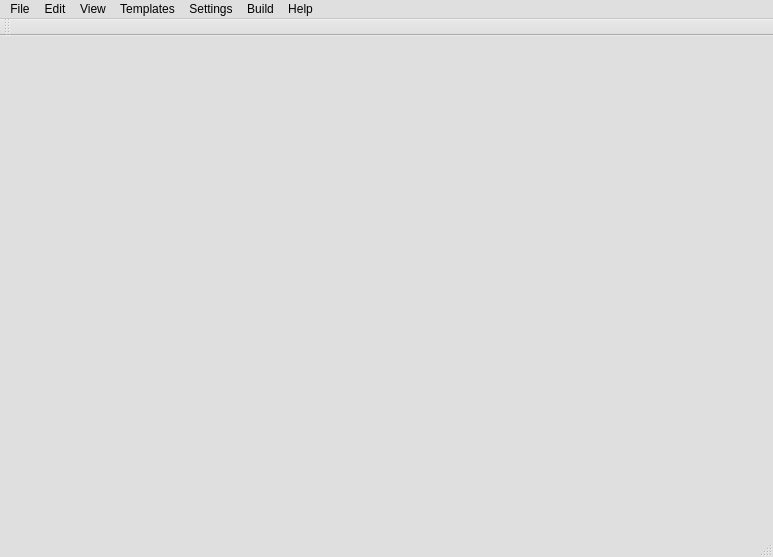
<?xml version="1.0" encoding="UTF-8"?>
<ui version="4.0">
 <class>kuzyaForm</class>
 <widget class="QMainWindow" name="kuzyaForm">
  <property name="geometry">
   <rect>
    <x>0</x>
    <y>0</y>
    <width>773</width>
    <height>557</height>
   </rect>
  </property>
  <property name="baseSize">
   <size>
    <width>150</width>
    <height>0</height>
   </size>
  </property>
  <property name="palette">
   <palette>
    <active>
     <colorrole role="WindowText">
      <brush brushstyle="SolidPattern">
       <color alpha="255">
        <red>0</red>
        <green>0</green>
        <blue>0</blue>
       </color>
      </brush>
     </colorrole>
     <colorrole role="Button">
      <brush brushstyle="SolidPattern">
       <color alpha="255">
        <red>224</red>
        <green>223</green>
        <blue>223</blue>
       </color>
      </brush>
     </colorrole>
     <colorrole role="Light">
      <brush brushstyle="SolidPattern">
       <color alpha="255">
        <red>255</red>
        <green>255</green>
        <blue>255</blue>
       </color>
      </brush>
     </colorrole>
     <colorrole role="Midlight">
      <brush brushstyle="SolidPattern">
       <color alpha="255">
        <red>239</red>
        <green>239</green>
        <blue>239</blue>
       </color>
      </brush>
     </colorrole>
     <colorrole role="Dark">
      <brush brushstyle="SolidPattern">
       <color alpha="255">
        <red>112</red>
        <green>111</green>
        <blue>111</blue>
       </color>
      </brush>
     </colorrole>
     <colorrole role="Mid">
      <brush brushstyle="SolidPattern">
       <color alpha="255">
        <red>149</red>
        <green>149</green>
        <blue>149</blue>
       </color>
      </brush>
     </colorrole>
     <colorrole role="Text">
      <brush brushstyle="SolidPattern">
       <color alpha="255">
        <red>0</red>
        <green>0</green>
        <blue>0</blue>
       </color>
      </brush>
     </colorrole>
     <colorrole role="BrightText">
      <brush brushstyle="SolidPattern">
       <color alpha="255">
        <red>255</red>
        <green>255</green>
        <blue>255</blue>
       </color>
      </brush>
     </colorrole>
     <colorrole role="ButtonText">
      <brush brushstyle="SolidPattern">
       <color alpha="255">
        <red>0</red>
        <green>0</green>
        <blue>0</blue>
       </color>
      </brush>
     </colorrole>
     <colorrole role="Base">
      <brush brushstyle="SolidPattern">
       <color alpha="255">
        <red>255</red>
        <green>255</green>
        <blue>255</blue>
       </color>
      </brush>
     </colorrole>
     <colorrole role="Window">
      <brush brushstyle="SolidPattern">
       <color alpha="255">
        <red>224</red>
        <green>223</green>
        <blue>223</blue>
       </color>
      </brush>
     </colorrole>
     <colorrole role="Shadow">
      <brush brushstyle="SolidPattern">
       <color alpha="255">
        <red>0</red>
        <green>0</green>
        <blue>0</blue>
       </color>
      </brush>
     </colorrole>
     <colorrole role="AlternateBase">
      <brush brushstyle="SolidPattern">
       <color alpha="255">
        <red>239</red>
        <green>239</green>
        <blue>239</blue>
       </color>
      </brush>
     </colorrole>
     <colorrole role="ToolTipBase">
      <brush brushstyle="SolidPattern">
       <color alpha="255">
        <red>255</red>
        <green>255</green>
        <blue>220</blue>
       </color>
      </brush>
     </colorrole>
     <colorrole role="ToolTipText">
      <brush brushstyle="SolidPattern">
       <color alpha="255">
        <red>0</red>
        <green>0</green>
        <blue>0</blue>
       </color>
      </brush>
     </colorrole>
    </active>
    <inactive>
     <colorrole role="WindowText">
      <brush brushstyle="SolidPattern">
       <color alpha="255">
        <red>0</red>
        <green>0</green>
        <blue>0</blue>
       </color>
      </brush>
     </colorrole>
     <colorrole role="Button">
      <brush brushstyle="SolidPattern">
       <color alpha="255">
        <red>224</red>
        <green>223</green>
        <blue>223</blue>
       </color>
      </brush>
     </colorrole>
     <colorrole role="Light">
      <brush brushstyle="SolidPattern">
       <color alpha="255">
        <red>255</red>
        <green>255</green>
        <blue>255</blue>
       </color>
      </brush>
     </colorrole>
     <colorrole role="Midlight">
      <brush brushstyle="SolidPattern">
       <color alpha="255">
        <red>239</red>
        <green>239</green>
        <blue>239</blue>
       </color>
      </brush>
     </colorrole>
     <colorrole role="Dark">
      <brush brushstyle="SolidPattern">
       <color alpha="255">
        <red>112</red>
        <green>111</green>
        <blue>111</blue>
       </color>
      </brush>
     </colorrole>
     <colorrole role="Mid">
      <brush brushstyle="SolidPattern">
       <color alpha="255">
        <red>149</red>
        <green>149</green>
        <blue>149</blue>
       </color>
      </brush>
     </colorrole>
     <colorrole role="Text">
      <brush brushstyle="SolidPattern">
       <color alpha="255">
        <red>0</red>
        <green>0</green>
        <blue>0</blue>
       </color>
      </brush>
     </colorrole>
     <colorrole role="BrightText">
      <brush brushstyle="SolidPattern">
       <color alpha="255">
        <red>255</red>
        <green>255</green>
        <blue>255</blue>
       </color>
      </brush>
     </colorrole>
     <colorrole role="ButtonText">
      <brush brushstyle="SolidPattern">
       <color alpha="255">
        <red>0</red>
        <green>0</green>
        <blue>0</blue>
       </color>
      </brush>
     </colorrole>
     <colorrole role="Base">
      <brush brushstyle="SolidPattern">
       <color alpha="255">
        <red>255</red>
        <green>255</green>
        <blue>255</blue>
       </color>
      </brush>
     </colorrole>
     <colorrole role="Window">
      <brush brushstyle="SolidPattern">
       <color alpha="255">
        <red>224</red>
        <green>223</green>
        <blue>223</blue>
       </color>
      </brush>
     </colorrole>
     <colorrole role="Shadow">
      <brush brushstyle="SolidPattern">
       <color alpha="255">
        <red>0</red>
        <green>0</green>
        <blue>0</blue>
       </color>
      </brush>
     </colorrole>
     <colorrole role="AlternateBase">
      <brush brushstyle="SolidPattern">
       <color alpha="255">
        <red>239</red>
        <green>239</green>
        <blue>239</blue>
       </color>
      </brush>
     </colorrole>
     <colorrole role="ToolTipBase">
      <brush brushstyle="SolidPattern">
       <color alpha="255">
        <red>255</red>
        <green>255</green>
        <blue>220</blue>
       </color>
      </brush>
     </colorrole>
     <colorrole role="ToolTipText">
      <brush brushstyle="SolidPattern">
       <color alpha="255">
        <red>0</red>
        <green>0</green>
        <blue>0</blue>
       </color>
      </brush>
     </colorrole>
    </inactive>
    <disabled>
     <colorrole role="WindowText">
      <brush brushstyle="SolidPattern">
       <color alpha="255">
        <red>112</red>
        <green>111</green>
        <blue>111</blue>
       </color>
      </brush>
     </colorrole>
     <colorrole role="Button">
      <brush brushstyle="SolidPattern">
       <color alpha="255">
        <red>224</red>
        <green>223</green>
        <blue>223</blue>
       </color>
      </brush>
     </colorrole>
     <colorrole role="Light">
      <brush brushstyle="SolidPattern">
       <color alpha="255">
        <red>255</red>
        <green>255</green>
        <blue>255</blue>
       </color>
      </brush>
     </colorrole>
     <colorrole role="Midlight">
      <brush brushstyle="SolidPattern">
       <color alpha="255">
        <red>239</red>
        <green>239</green>
        <blue>239</blue>
       </color>
      </brush>
     </colorrole>
     <colorrole role="Dark">
      <brush brushstyle="SolidPattern">
       <color alpha="255">
        <red>112</red>
        <green>111</green>
        <blue>111</blue>
       </color>
      </brush>
     </colorrole>
     <colorrole role="Mid">
      <brush brushstyle="SolidPattern">
       <color alpha="255">
        <red>149</red>
        <green>149</green>
        <blue>149</blue>
       </color>
      </brush>
     </colorrole>
     <colorrole role="Text">
      <brush brushstyle="SolidPattern">
       <color alpha="255">
        <red>112</red>
        <green>111</green>
        <blue>111</blue>
       </color>
      </brush>
     </colorrole>
     <colorrole role="BrightText">
      <brush brushstyle="SolidPattern">
       <color alpha="255">
        <red>255</red>
        <green>255</green>
        <blue>255</blue>
       </color>
      </brush>
     </colorrole>
     <colorrole role="ButtonText">
      <brush brushstyle="SolidPattern">
       <color alpha="255">
        <red>112</red>
        <green>111</green>
        <blue>111</blue>
       </color>
      </brush>
     </colorrole>
     <colorrole role="Base">
      <brush brushstyle="SolidPattern">
       <color alpha="255">
        <red>224</red>
        <green>223</green>
        <blue>223</blue>
       </color>
      </brush>
     </colorrole>
     <colorrole role="Window">
      <brush brushstyle="SolidPattern">
       <color alpha="255">
        <red>224</red>
        <green>223</green>
        <blue>223</blue>
       </color>
      </brush>
     </colorrole>
     <colorrole role="Shadow">
      <brush brushstyle="SolidPattern">
       <color alpha="255">
        <red>0</red>
        <green>0</green>
        <blue>0</blue>
       </color>
      </brush>
     </colorrole>
     <colorrole role="AlternateBase">
      <brush brushstyle="SolidPattern">
       <color alpha="255">
        <red>224</red>
        <green>223</green>
        <blue>223</blue>
       </color>
      </brush>
     </colorrole>
     <colorrole role="ToolTipBase">
      <brush brushstyle="SolidPattern">
       <color alpha="255">
        <red>255</red>
        <green>255</green>
        <blue>220</blue>
       </color>
      </brush>
     </colorrole>
     <colorrole role="ToolTipText">
      <brush brushstyle="SolidPattern">
       <color alpha="255">
        <red>0</red>
        <green>0</green>
        <blue>0</blue>
       </color>
      </brush>
     </colorrole>
    </disabled>
   </palette>
  </property>
  <property name="windowTitle">
   <string>Kuzya</string>
  </property>
  <property name="windowIcon">
   <iconset resource="images.qrc">
    <normaloff>:/menu/images/kuzya.png</normaloff>:/menu/images/kuzya.png</iconset>
  </property>
  <widget class="QWidget" name="centralwidget"/>
  <widget class="QMenuBar" name="menubar">
   <property name="geometry">
    <rect>
     <x>0</x>
     <y>0</y>
     <width>773</width>
     <height>27</height>
    </rect>
   </property>
   <widget class="QMenu" name="menuFile">
    <property name="title">
     <string>File</string>
    </property>
    <widget class="QMenu" name="menuRecent_Files">
     <property name="title">
      <string>Recent Files</string>
     </property>
    </widget>
    <addaction name="actionNew"/>
    <addaction name="actionOpen"/>
    <addaction name="menuRecent_Files"/>
    <addaction name="separator"/>
    <addaction name="actionSave"/>
    <addaction name="actionSave_as"/>
    <addaction name="separator"/>
    <addaction name="actionPrint"/>
    <addaction name="separator"/>
    <addaction name="actionExit"/>
   </widget>
   <widget class="QMenu" name="menuEdit">
    <property name="title">
     <string>Edit</string>
    </property>
    <addaction name="actionUndo"/>
    <addaction name="actionRedo"/>
    <addaction name="separator"/>
    <addaction name="actionCut"/>
    <addaction name="actionCopy"/>
    <addaction name="actionPaste"/>
    <addaction name="separator"/>
    <addaction name="actionSelect_all"/>
    <addaction name="separator"/>
    <addaction name="actionFind"/>
    <addaction name="actionReplace"/>
    <addaction name="separator"/>
    <addaction name="actionGoToLine"/>
    <addaction name="actionGoToMatchingBracket"/>
    <addaction name="separator"/>
   </widget>
   <widget class="QMenu" name="menuBuild">
    <property name="geometry">
     <rect>
      <x>802</x>
      <y>104</y>
      <width>135</width>
      <height>98</height>
     </rect>
    </property>
    <property name="minimumSize">
     <size>
      <width>120</width>
      <height>0</height>
     </size>
    </property>
    <property name="baseSize">
     <size>
      <width>150</width>
      <height>0</height>
     </size>
    </property>
    <property name="title">
     <string>Build</string>
    </property>
    <addaction name="actionCompile"/>
    <addaction name="actionRun"/>
   </widget>
   <widget class="QMenu" name="menuHelp">
    <property name="title">
     <string>Help</string>
    </property>
    <addaction name="actionKuzya_Help"/>
    <addaction name="actionAbout"/>
    <addaction name="actionAbout_Qt"/>
   </widget>
   <widget class="QMenu" name="menuTemplates">
    <property name="title">
     <string>Templates</string>
    </property>
   </widget>
   <widget class="QMenu" name="menuSettings">
    <property name="title">
     <string>Settings</string>
    </property>
    <widget class="QMenu" name="menuCompilation_Mode">
     <property name="title">
      <string>Compilation Mode</string>
     </property>
     <addaction name="actionDefaultMode"/>
     <addaction name="actionAlternativeMode"/>
     <addaction name="actionObjectMode"/>
     <addaction name="actionStaticLibMode"/>
     <addaction name="actionDynamicLibMode"/>
    </widget>
    <addaction name="actionNotificationList"/>
    <addaction name="menuCompilation_Mode"/>
    <addaction name="actionCommon"/>
   </widget>
   <widget class="QMenu" name="menuView">
    <property name="title">
     <string>View</string>
    </property>
    <addaction name="actionToggleFolds"/>
    <addaction name="separator"/>
    <addaction name="actionDefFontSize"/>
    <addaction name="actionEnlFont"/>
    <addaction name="actionShrinkFont"/>
    <addaction name="separator"/>
   </widget>
   <addaction name="menuFile"/>
   <addaction name="menuEdit"/>
   <addaction name="menuView"/>
   <addaction name="menuTemplates"/>
   <addaction name="menuSettings"/>
   <addaction name="menuBuild"/>
   <addaction name="menuHelp"/>
  </widget>
  <widget class="QStatusBar" name="statusbar"/>
  <widget class="QToolBar" name="toolBar">
   <property name="windowTitle">
    <string>toolBar</string>
   </property>
   <attribute name="toolBarArea">
    <enum>TopToolBarArea</enum>
   </attribute>
   <attribute name="toolBarBreak">
    <bool>false</bool>
   </attribute>
  </widget>
  <action name="actionNew">
   <property name="icon">
    <iconset resource="images.qrc">
     <normaloff>:/menu/images/filenew.png</normaloff>:/menu/images/filenew.png</iconset>
   </property>
   <property name="text">
    <string>New</string>
   </property>
   <property name="shortcut">
    <string>Ctrl+N</string>
   </property>
  </action>
  <action name="actionOpen">
   <property name="icon">
    <iconset resource="images.qrc">
     <normaloff>:/menu/images/fileopen.png</normaloff>:/menu/images/fileopen.png</iconset>
   </property>
   <property name="text">
    <string>Open</string>
   </property>
   <property name="shortcut">
    <string>Ctrl+O</string>
   </property>
  </action>
  <action name="actionSave">
   <property name="icon">
    <iconset resource="images.qrc">
     <normaloff>:/menu/images/filesave.png</normaloff>:/menu/images/filesave.png</iconset>
   </property>
   <property name="text">
    <string>Save</string>
   </property>
   <property name="shortcut">
    <string>Ctrl+S</string>
   </property>
  </action>
  <action name="actionSave_as">
   <property name="icon">
    <iconset resource="images.qrc">
     <normaloff>:/menu/images/filesaveas.png</normaloff>:/menu/images/filesaveas.png</iconset>
   </property>
   <property name="text">
    <string>Save as...</string>
   </property>
   <property name="shortcut">
    <string/>
   </property>
  </action>
  <action name="actionExit">
   <property name="icon">
    <iconset resource="images.qrc">
     <normaloff>:/menu/images/escape.png</normaloff>:/menu/images/escape.png</iconset>
   </property>
   <property name="text">
    <string>Exit</string>
   </property>
   <property name="shortcut">
    <string>Ctrl+Q</string>
   </property>
  </action>
  <action name="actionUndo">
   <property name="icon">
    <iconset resource="images.qrc">
     <normaloff>:/menu/images/undo.png</normaloff>:/menu/images/undo.png</iconset>
   </property>
   <property name="text">
    <string>Undo</string>
   </property>
   <property name="shortcut">
    <string>Ctrl+Z</string>
   </property>
  </action>
  <action name="actionRedo">
   <property name="icon">
    <iconset resource="images.qrc">
     <normaloff>:/menu/images/redo.png</normaloff>:/menu/images/redo.png</iconset>
   </property>
   <property name="text">
    <string>Redo</string>
   </property>
   <property name="shortcut">
    <string>Ctrl+Y</string>
   </property>
  </action>
  <action name="actionRun">
   <property name="icon">
    <iconset resource="images.qrc">
     <normaloff>:/menu/images/player_play.png</normaloff>:/menu/images/player_play.png</iconset>
   </property>
   <property name="text">
    <string>Run</string>
   </property>
   <property name="iconText">
    <string>Run  </string>
   </property>
   <property name="shortcut">
    <string>F9</string>
   </property>
  </action>
  <action name="actionCompile">
   <property name="icon">
    <iconset resource="images.qrc">
     <normaloff>:/menu/images/configure.png</normaloff>:/menu/images/configure.png</iconset>
   </property>
   <property name="text">
    <string>Compile</string>
   </property>
   <property name="iconText">
    <string>Compile</string>
   </property>
   <property name="shortcut">
    <string>F8</string>
   </property>
  </action>
  <action name="actionAbout">
   <property name="icon">
    <iconset resource="images.qrc">
     <normaloff>:/menu/images/metacontact_offline.png</normaloff>:/menu/images/metacontact_offline.png</iconset>
   </property>
   <property name="text">
    <string>About Kuzya</string>
   </property>
   <property name="toolTip">
    <string>About Kuzya</string>
   </property>
  </action>
  <action name="actionCut">
   <property name="icon">
    <iconset resource="images.qrc">
     <normaloff>:/menu/images/editcut.png</normaloff>:/menu/images/editcut.png</iconset>
   </property>
   <property name="text">
    <string>Cut</string>
   </property>
  </action>
  <action name="actionCopy">
   <property name="icon">
    <iconset resource="images.qrc">
     <normaloff>:/menu/images/editcopy.png</normaloff>:/menu/images/editcopy.png</iconset>
   </property>
   <property name="text">
    <string>Copy</string>
   </property>
  </action>
  <action name="actionPaste">
   <property name="icon">
    <iconset resource="images.qrc">
     <normaloff>:/menu/images/editpaste.png</normaloff>:/menu/images/editpaste.png</iconset>
   </property>
   <property name="text">
    <string>Paste</string>
   </property>
  </action>
  <action name="actionGoToLine">
   <property name="icon">
    <iconset>
     <normaloff/>
    </iconset>
   </property>
   <property name="text">
    <string>Go to line...</string>
   </property>
   <property name="shortcut">
    <string>Alt+G</string>
   </property>
  </action>
  <action name="actionGoToMatchingBracket">
   <property name="text">
    <string>Go to matching bracket</string>
   </property>
   <property name="shortcut">
    <string>Alt+B</string>
   </property>
  </action>
  <action name="actionCommon">
   <property name="text">
    <string>Common</string>
   </property>
   <property name="shortcut">
    <string>Ctrl+Shift+C</string>
   </property>
  </action>
  <action name="openLast1st">
   <property name="text">
    <string>1.</string>
   </property>
  </action>
  <action name="openLast2nd">
   <property name="text">
    <string>2.</string>
   </property>
  </action>
  <action name="openLast3d">
   <property name="text">
    <string>3.</string>
   </property>
  </action>
  <action name="openLast4th">
   <property name="text">
    <string>4.</string>
   </property>
  </action>
  <action name="openLast5th">
   <property name="text">
    <string>5.</string>
   </property>
  </action>
  <action name="actionFind">
   <property name="icon">
    <iconset resource="images.qrc">
     <normaloff>:/menu/images/find.png</normaloff>:/menu/images/find.png</iconset>
   </property>
   <property name="text">
    <string>Find</string>
   </property>
   <property name="shortcut">
    <string>Ctrl+F</string>
   </property>
  </action>
  <action name="actionReplace">
   <property name="icon">
    <iconset resource="images.qrc">
     <normaloff>:/menu/images/text_replace.png</normaloff>:/menu/images/text_replace.png</iconset>
   </property>
   <property name="text">
    <string>Replace</string>
   </property>
   <property name="shortcut">
    <string>Ctrl+Shift+R</string>
   </property>
  </action>
  <action name="actionPrint">
   <property name="enabled">
    <bool>true</bool>
   </property>
   <property name="icon">
    <iconset resource="images.qrc">
     <normaloff>:/menu/images/printer.png</normaloff>:/menu/images/printer.png</iconset>
   </property>
   <property name="text">
    <string>Print</string>
   </property>
   <property name="shortcut">
    <string>Ctrl+P</string>
   </property>
  </action>
  <action name="actionKuzya_Help">
   <property name="text">
    <string>Kuzya Help  </string>
   </property>
   <property name="shortcut">
    <string>F1</string>
   </property>
  </action>
  <action name="actionSelect_all">
   <property name="text">
    <string>Select all</string>
   </property>
   <property name="shortcut">
    <string>Ctrl+A</string>
   </property>
  </action>
  <action name="actionNotificationList">
   <property name="checkable">
    <bool>true</bool>
   </property>
   <property name="icon">
    <iconset resource="images.qrc">
     <normaloff>:/menu/images/application_view_list.png</normaloff>:/menu/images/application_view_list.png</iconset>
   </property>
   <property name="text">
    <string>Show notifications</string>
   </property>
   <property name="toolTip">
    <string>Show notifications</string>
   </property>
   <property name="shortcut">
    <string>F10</string>
   </property>
  </action>
  <action name="actionToggleFolds">
   <property name="text">
    <string>Toggle All Folds</string>
   </property>
  </action>
  <action name="actionDefFontSize">
   <property name="icon">
    <iconset resource="images.qrc">
     <normaloff>:/menu/images/default_font_size.png</normaloff>:/menu/images/default_font_size.png</iconset>
   </property>
   <property name="text">
    <string>Default Font Size</string>
   </property>
  </action>
  <action name="actionEnlFont">
   <property name="icon">
    <iconset resource="images.qrc">
     <normaloff>:/menu/images/font_enlarge.png</normaloff>:/menu/images/font_enlarge.png</iconset>
   </property>
   <property name="text">
    <string>Enlarge Font</string>
   </property>
   <property name="shortcut">
    <string>Ctrl++</string>
   </property>
  </action>
  <action name="actionShrinkFont">
   <property name="icon">
    <iconset resource="images.qrc">
     <normaloff>:/menu/images/font_shrink.png</normaloff>:/menu/images/font_shrink.png</iconset>
   </property>
   <property name="text">
    <string>Shrink Font</string>
   </property>
   <property name="shortcut">
    <string>Ctrl+-</string>
   </property>
  </action>
  <action name="actionAbout_Qt">
   <property name="text">
    <string>About Qt</string>
   </property>
  </action>
  <action name="actionDefaultMode">
   <property name="checkable">
    <bool>true</bool>
   </property>
   <property name="text">
    <string>Default</string>
   </property>
  </action>
  <action name="actionObjectMode">
   <property name="checkable">
    <bool>true</bool>
   </property>
   <property name="text">
    <string>Create object file</string>
   </property>
  </action>
  <action name="actionStaticLibMode">
   <property name="checkable">
    <bool>true</bool>
   </property>
   <property name="text">
    <string>Build static library</string>
   </property>
  </action>
  <action name="actionDynamicLibMode">
   <property name="checkable">
    <bool>true</bool>
   </property>
   <property name="text">
    <string>Build dynamic library</string>
   </property>
  </action>
  <action name="actionAlternativeMode">
   <property name="checkable">
    <bool>true</bool>
   </property>
   <property name="text">
    <string>Alternative</string>
   </property>
  </action>
 </widget>
 <resources>
  <include location="images.qrc"/>
 </resources>
 <connections/>
</ui>
